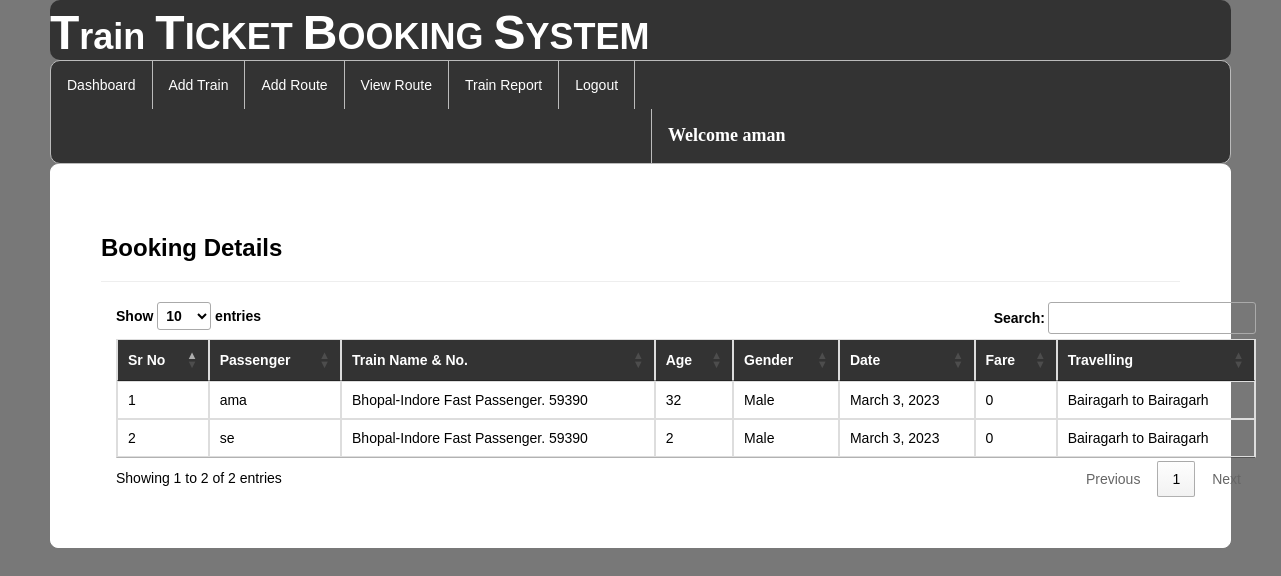
Page /viewbookings/ (signed in) on the committed database.
### railway/models.py (models this page shows, shortened)
class Book_ticket(models.Model):
    passenger=models.ForeignKey(Passenger,on_delete=models.CASCADE,null=True)
    user=models.ForeignKey(Register,on_delete=models.CASCADE,null=True)
    route=models.CharField(max_length=100,null=True)
    date2=models.DateField(null=True)
    fare=models.IntegerField(null=True)

class Passenger(models.Model):
    user = models.ForeignKey(Register,on_delete=models.CASCADE,null=True)
    train = models.ForeignKey(Add_Train,on_delete=models.CASCADE,null=True)
    name = models.CharField(max_length=100,null=True)
    age = models.IntegerField(null=True)
    gender = models.CharField(max_length=30,null=True)
    route=models.CharField(max_length=100,null=True)
    status = models.CharField(max_length=30,null=True)
    date1 = models.DateField(null=True)
    fare = models.IntegerField(null=True)

class Add_Train(models.Model):
    trainname = models.CharField(max_length=30,null=True)
    train_no = models.IntegerField(null=True)
    from_city = models.CharField(max_length=30,null=True)
    to_city = models.CharField(max_length=30,null=True)
    departuretime=models.CharField(max_length=30,null=True)
    arrivaltime=models.CharField(max_length=30,null=True)
    trevaltime=models.CharField(max_length=100,null=True)
    distance=models.IntegerField(null=True)
    img=models.FileField(null=True)

### railway/views.py (the view)
# urls.py: path('viewbookings/', viewbookings, name="viewbookings"),
def viewbookings(request):
    if not request.user.is_authenticated:
        return redirect('login')
    book = Book_ticket.objects.all()
    d = {'book': book}
    return render(request, 'viewbookings.html', d)

### railway/templates/viewbookings.html (shortened to what this page needs)
{% extends 'navigation3.html' %}
{% load static %}
{% block b %}
<div style="color:Black;border:1px solid white;border-radius:8px;background-color:white;padding:50px">
        <h3><strong>Booking Details</strong></h3><hr>
<div class="container">
<table class="table table-bordered" id="myTable">
  <thead style="color:white;background-color:#333">
  <tr>
    <th>Sr No</th>
    <th>Passenger</th>
      <th>Train Name & No.</th>
      <th>Age</th>
    <th>Gender</th>
    <th>Date</th>
       <th>Fare</th>
       <th>Travelling</th>
  </tr>
  </thead>
   <tbody>
    {% for i in book %}
  <tr>
    <td>{{forloop.counter}}</td>
    <td>{{i.passenger.name}}</td>
    <td>{{i.passenger.train.trainname}}. {{i.passenger.train.train_no}}</td>
      <td>{{i.passenger.age}}</td>
      <td>{{i.passenger.gender}}</td>
      <td>{{i.passenger.date1}}</td>
      <td>{{i.fare}}</td>
      <td>{{i.route}}</td>
  </tr>
    {% endfor %}
    </tbody>
</table>
 </div>
</div>
{% endblock %}

### railway/templates/navigation3.html (shortened to what this page needs)
{% extends 'head.html' %}
{% load static %}
{% block body %}
<link rel = stylesheet href = "//cdn.datatables.net/1.10.19/css/jquery.dataTables.min.css">
<ul class="id2">
  <li id="id1"><a href="{% url 'admindashboard' %}">Dashboard</a></li>
  <li id="id1"><a href="{% url 'add_train' %}">Add Train</a></li>
  <li id="id1"><a href="{% url 'add_route' %}">Add Route</a></li>
  <li id="id1"><a href="{% url 'availableroute' %}">View Route</a></li>
  <li id="id1"><a href="{% url 'view_train'%}">Train Report</a></li>
  <li id="id1"><a href="{% url 'log_out' %}">Logout</a></li>
      <li id="id2" style="margin-left:600px"><a href="" style="color:white"><strong style="font-size:18px;font-family:cursive">Welcome {{request.user.username}}</strong></a></li>
</ul>
{% block b %}
{% endblock %}
{% endblock %}

### railway/templates/navigation3.html (style rules this page uses)
.id2 { list-style-type: none; margin: 0; padding: 0; overflow: hidden; background-color: #333; border-radius:10px; border:1px solid #bbb; }
#id1 { float: left; border-right:1px solid #bbb; }
#id2 { float: left; border-left:1px solid #bbb; }
li:last-child { border-right: none; }
li a { display: block; color: white; text-align: center; padding: 14px 16px; text-decoration: none; }
body { font-family: Arial, Helvetica, sans-serif; }

### rows in the picture
Book_ticket: passenger.name "ama", passenger.train.trainname "Bhopal-Indore Fast Passenger", passenger.train.train_no "59390", passenger.age "32", passenger.gender "Male", passenger.date1 "March 3, 2023", fare "0", route "Bairagarh to Bairagarh"
Book_ticket: passenger.name "se", passenger.train.trainname "Bhopal-Indore Fast Passenger", passenger.train.train_no "59390", passenger.age "2", passenger.gender "Male", passenger.date1 "March 3, 2023", fare "0", route "Bairagarh to Bairagarh"

### other values in the picture
{{ request.user.username }} "aman"
